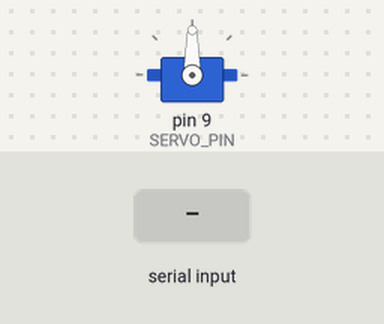
Recording of a sketch running on a simulated Arduino Uno, built with avr-gcc and run on an emulated ATmega328P. Parts: servo. Inputs (shaded band) come from the test bench. What the sketch prints to the serial monitor is not drawn.

Above: at 1.7 s.
1.8 s: "1NubidaAi\n" received over the second serial link
At 2.31 s:
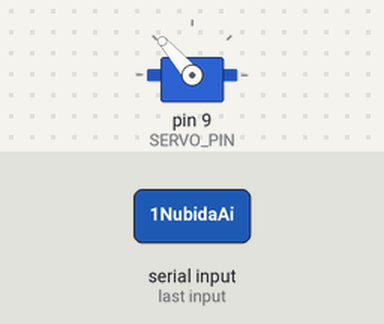
4.8 s: "2NubidaAi\n" received over the second serial link
At 6.3 s:
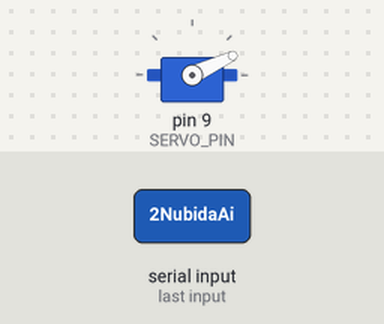
7.8 s: "3NubidaAi\n" received over the second serial link
At 8.62 s:
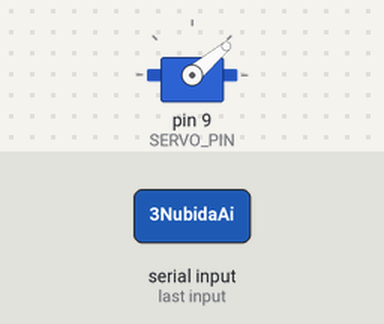
Timing chart, 0 to 11.2 s (numbered marks = the images above; inputs shaded):
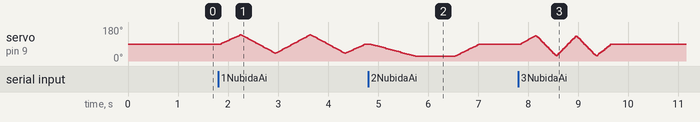

The sketch:

doridori_robot.ino
```cpp
/* ═══════════════════════════════════════════════════════════════════════════
 *  도리도리 로봇  (서보 1개 전용 · 단독 파일)
 *  ─────────────────────────────────────────────────────────────────────────
 *  누비다플랫폼 / 아두이노 나노 CH340
 *
 *  ★ 이 파일은 "서보 하나"만 쓰는 로봇 전용입니다.
 *    다른 부품(모터·LED·부저) 없이 서보만 움직입니다.
 *
 *  ─────────────────────────────────────────────────────────────────────────
 *  ★ 바꾸실 곳은 딱 두 군데입니다 (아래 ★ 표시)
 *
 *    ★1  핀 번호    SERVO_PIN  = 9      ← 서보 신호선이 꽂힌 핀
 *    ★2  각도 값     아래 DORI / SAJIN 안의 숫자
 *
 *  ─────────────────────────────────────────────────────────────────────────
 *  ★ 명령어 (블루투스로 보내면 동작합니다)
 *
 *    1NubidaAi  (또는 1Nubida, 1)   →  도리도리  (좌우로 흔들기)
 *    2NubidaAi  (또는 2Nubida, 2)   →  삐졌어    (고개 푹 떨구기)
 *    3NubidaAi  (또는 3Nubida, 3)   →  인사      (끄덕끄덕)
 *    stop                            →  정지 (90도 중앙)
 *
 *  ⚠️ 2번 · 3번 핀은 블루투스 통신 전용이므로 서보를 꽂으면 안 됩니다.
 * ═══════════════════════════════════════════════════════════════════════════ */

#include <SoftwareSerial.h>
#include <Servo.h>

/* ══════════════════════════════════════════════════════════════════════
 *  ★1  서보 핀 번호  —  여기 숫자만 바꾸시면 됩니다
 * ══════════════════════════════════════════════════════════════════════ */
#define SERVO_PIN   9

/* 서보 각도 기준값 */
#define ANG_CENTER  90      // 정면 (가운데)
#define ANG_LEFT   140      // 도리도리 왼쪽
#define ANG_RIGHT   40      // 도리도리 오른쪽
#define ANG_SAD     25      // 삐졌어 (푹 떨굼)
#define ANG_UP     135      // 인사 위로

/* ─────────────────────────────────────────────────────────────────────
 *  블루투스 (BLE)  RX=2 / TX=3
 * ───────────────────────────────────────────────────────────────────── */
SoftwareSerial BTSerial(2, 3);

/* ─────────────────────────────────────────────────────────────────────
 *  서보 객체 — 함수 밖에 있어야 합니다 (안에 만들면 각도가 풀립니다)
 * ───────────────────────────────────────────────────────────────────── */
Servo head;

int curAngle = ANG_CENTER;   // 지금 서보가 있는 각도 (기억용)

/* ══════════════════════════════════════════════════════════════════════
 *  서보를 부드럽게 움직이는 함수
 *     deg : 목표 각도
 *     ms  : 그 각도까지 가는 데 걸리는 시간 (클수록 천천히)
 *
 *  서보에 "천천히 가"라고 못 하기 때문에,
 *  3도씩 나눠서 조금씩 보내면서 시간을 맞춥니다.
 * ══════════════════════════════════════════════════════════════════════ */
void servoTo(int deg, int ms) {

  if (deg < 0)   deg = 0;
  if (deg > 180) deg = 180;

  int from = curAngle;
  if (from == deg) return;          // 이미 그 자리면 아무것도 안 함

  int total = abs(deg - from);
  int steps = total / 3;
  if (steps < 1) steps = 1;

  int tick = ms / steps;
  if (tick < 5) tick = 5;           // 너무 빠르면 서보가 떨려서 최소 5ms

  int dir = (deg > from) ? 3 : -3;
  int cur = from;

  for (int s = 1; s <= steps; s++) {
    cur += dir;
    if (dir > 0 && cur > deg) cur = deg;
    if (dir < 0 && cur < deg) cur = deg;
    head.write(cur);
    delay(tick);
  }

  // 마지막에 목표 각도에 정확히 오지 않았으면 한 번 더 (각도 오차 없애기)
  if (cur != deg) head.write(deg);
  curAngle = deg;
}

/* ══════════════════════════════════════════════════════════════════════
 *  동작 1 — 도리도리  (좌우로 흔들기)
 * ══════════════════════════════════════════════════════════════════════ */
void doDoriDori() {
  servoTo(ANG_LEFT,  400);
  servoTo(ANG_RIGHT, 700);
  servoTo(ANG_LEFT,  700);
  servoTo(ANG_RIGHT, 700);
  servoTo(ANG_CENTER, 400);
}

/* ══════════════════════════════════════════════════════════════════════
 *  동작 2 — 삐졌어  (고개 푹 떨구기)
 * ══════════════════════════════════════════════════════════════════════ */
void doSajin() {
  servoTo(ANG_CENTER, 200);
  servoTo(ANG_SAD,    900);   // 천천히 푹
  delay(800);                 // 잠깐 그대로 (삐진 척)
  servoTo(ANG_CENTER, 500);   // 다시 올림
}

/* ══════════════════════════════════════════════════════════════════════
 *  동작 3 — 인사  (끄덕끄덕)
 * ══════════════════════════════════════════════════════════════════════ */
void doInsah() {
  servoTo(ANG_UP, 300);
  servoTo(ANG_SAD, 400);
  servoTo(ANG_UP, 400);
  servoTo(ANG_SAD, 400);
  servoTo(ANG_CENTER, 300);
}

/* ══════════════════════════════════════════════════════════════════════
 *  명령 처리  —  한 줄을 받아서 알맞은 동작 실행
 * ══════════════════════════════════════════════════════════════════════ */
bool runCommand(String cmd) {

  if (cmd.equals("1NubidaAi") || cmd.equals("1Nubida") || cmd.equals("1")) {
    Serial.println(F("[동작] 도리도리"));
    doDoriDori();
    return true;
  }

  if (cmd.equals("2NubidaAi") || cmd.equals("2Nubida") || cmd.equals("2")) {
    Serial.println(F("[동작] 삐졌어"));
    doSajin();
    return true;
  }

  if (cmd.equals("3NubidaAi") || cmd.equals("3Nubida") || cmd.equals("3")) {
    Serial.println(F("[동작] 인사"));
    doInsah();
    return true;
  }

  if (cmd.equals("stop") || cmd.equals("STOP")) {
    Serial.println(F("[동작] 정지"));
    servoTo(ANG_CENTER, 300);
    return true;
  }

  return false;
}

/* ─────────────────────────────────────────────────────────────────────
 *  블루투스 수신 버퍼
 * ───────────────────────────────────────────────────────────────────── */
char          rxBuf[192];
int           rxLen    = 0;
unsigned long lastRxAt = 0;

#define FRAME_GAP_MS 60

/* 블루투스에 온 글자를 전부 꺼내 버퍼에 쌓기 */
void drainBle() {
  while (BTSerial.available()) {
    char c = (char)BTSerial.read();
    if (rxLen < (int)sizeof(rxBuf) - 1) rxBuf[rxLen++] = c;
    lastRxAt = millis();
  }
}

/* 버퍼에 쌓인 글자를 줄 단위로 잘라서 처리 */
void handleFrame() {
  if (rxLen == 0) return;
  rxBuf[rxLen] = '\0';
  String block(rxBuf);
  rxLen = 0;

  int start = 0;
  for (int i = 0; i <= (int)block.length(); i++) {
    bool cut = (i == (int)block.length()) ||
               block.charAt(i) == '\n' || block.charAt(i) == '\r';
    if (!cut) continue;
    if (i > start) {
      String one = block.substring(start, i);
      one.trim();
      if (one.length() > 0) {
        Serial.print(F("[명령] "));
        Serial.println(one);
        if (!runCommand(one)) {
          Serial.print(F("[무시] 알 수 없는 명령: "));
          Serial.println(one);
        }
      }
    }
    start = i + 1;
  }
}

/* ══════════════════════════════════════════════════════════════════════
 *  setup  —  전원 켤 때 1번
 * ══════════════════════════════════════════════════════════════════════ */
void setup() {
  Serial.begin(9600);
  BTSerial.begin(9600);

  head.attach(SERVO_PIN);
  curAngle = ANG_CENTER;
  head.write(ANG_CENTER);
  delay(300);

  Serial.println(F(""));
  Serial.println(F("=========================================="));
  Serial.println(F("  도리도리 로봇 (서보 1개 전용)"));
  Serial.print(F("  서보 핀: "));
  Serial.println(SERVO_PIN);
  Serial.println(F("------------------------------------------"));
  Serial.println(F("  1NubidaAi → 도리도리"));
  Serial.println(F("  2NubidaAi → 삐졌어"));
  Serial.println(F("  3NubidaAi → 인사"));
  Serial.println(F("  stop      → 정지"));
  Serial.println(F("=========================================="));
  Serial.println(F(""));
}

/* ══════════════════════════════════════════════════════════════════════
 *  loop  —  계속 반복
 * ══════════════════════════════════════════════════════════════════════ */
void loop() {
  drainBle();
  if (rxLen > 0 && (millis() - lastRxAt) > FRAME_GAP_MS) {
    handleFrame();
  }
}
```
